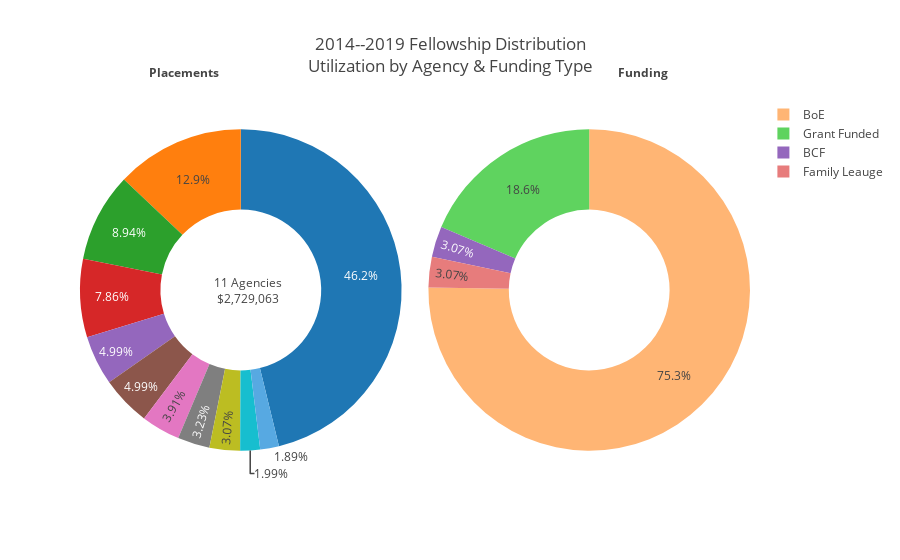

Notebook cell for this chart:
### Markdown cell above
## <font color=blue> Distribution of use across agencies.</font>

### Code cell
## TODO: format colors
fig = {
    'data':[
        {
            'hole':.5,
            'labels': dframe.groupby('agency')['fellow_cost'].sum().index,
            'showlegend':False,
            'type':'pie',
            'domain':{'x': [0, .48]},
            'name':'total spending',
            'values':dframe.groupby('agency')['fellow_cost'].sum().values},
        {
            'hole':.5,
            'labels': dframe.groupby('funding')['fellow_cost'].sum().index,
            'showlegend':True,
            'type':'pie',
            'domain':{'x':[.52, 1]},
            'name':'funding sources',
            'values':dframe.groupby('funding')['fellow_cost'].sum().values}],
    
    'layout': {
    'title':'2014--2019 Fellowship Distribution<br>Utilization by Agency & Funding Type',
    'hovermode':'closest',
    'annotations': [
        {
            'font':{'size':12},
            'showarrow':False,
            'text':'{} Agencies<br>${:,.0f}'.format(dframe['agency'].nunique(),
                                                    dframe['fellow_cost'].sum()),
            'x':.197,
            'y':.5
        },
        {
            'font':{'size':12},
            'showarrow':False,
            'text':'<b>Placements</b>',
            'x':.10,
            'y':1.1
        },
        {
            'font':{'size':12},
            'showarrow':False,
            'text':'<b>Funding</b>',
            'x':.88,
            'y':1.1
        },
        {
                'font':{'size':12,
                       'color':'darkgrey'},
                'showarrow':False,
                'text': 'Source: Data Provided by Baltimore Corps June 2019: https://github.com/brl1906/fellowship-analysis',
                'x':.5,
                'y':-.4}
                    ]}
}

pyo.iplot(fig)

### Figure 1 — Plotly figure (JSON) as saved in the notebook; plotly's stock layout.template omitted (floating-point values rounded to 4 significant figures)
{"data": [{"domain": {"x": [0, 0.48]}, "hole": 0.5, "labels": ["BBMR", "BCF", "BCHD", "BPD", "City Hall: Z.Cohen", "DGS", "Human Services", "MIMA", "MOCJ", "MOED", "Mayor's Office"], "name": "total spending", "showlegend": false, "type": "pie", "uid": "d9434a98-4719-47be-9a03-208187129c8a", "values": [106800.0, 136087, 1260000.0, 51500.0, 244000.0, 214500.0, 54370.0, 83812, 136087, 353400.0, 88080]}, {"domain": {"x": [0.52, 1]}, "hole": 0.5, "labels": ["BCF", "BoE", "Family Leauge", "Grant Funded"], "name": "funding sources", "showlegend": true, "type": "pie", "uid": "aa91599f-532e-4be3-b8e4-841b6f664189", "values": [83812, 2054000.0, 83812, 507700.0]}], "layout": {"annotations": [{"font": {"size": 12}, "showarrow": false, "text": "11 Agencies<br>$2,729,063", "x": 0.197, "y": 0.5}, {"font": {"size": 12}, "showarrow": false, "text": "<b>Placements</b>", "x": 0.1, "y": 1.1}, {"font": {"size": 12}, "showarrow": false, "text": "<b>Funding</b>", "x": 0.88, "y": 1.1}, {"font": {"color": "darkgrey", "size": 12}, "showarrow": false, "text": "Source: Data Provided by Baltimore Corps June 2019: https://github.com/brl1906/fellowship-analysis", "x": 0.5, "y": -0.4}], "autosize": true, "hovermode": "closest", "title": {"text": "2014--2019 Fellowship Distribution<br>Utilization by Agency & Funding Type"}}}
